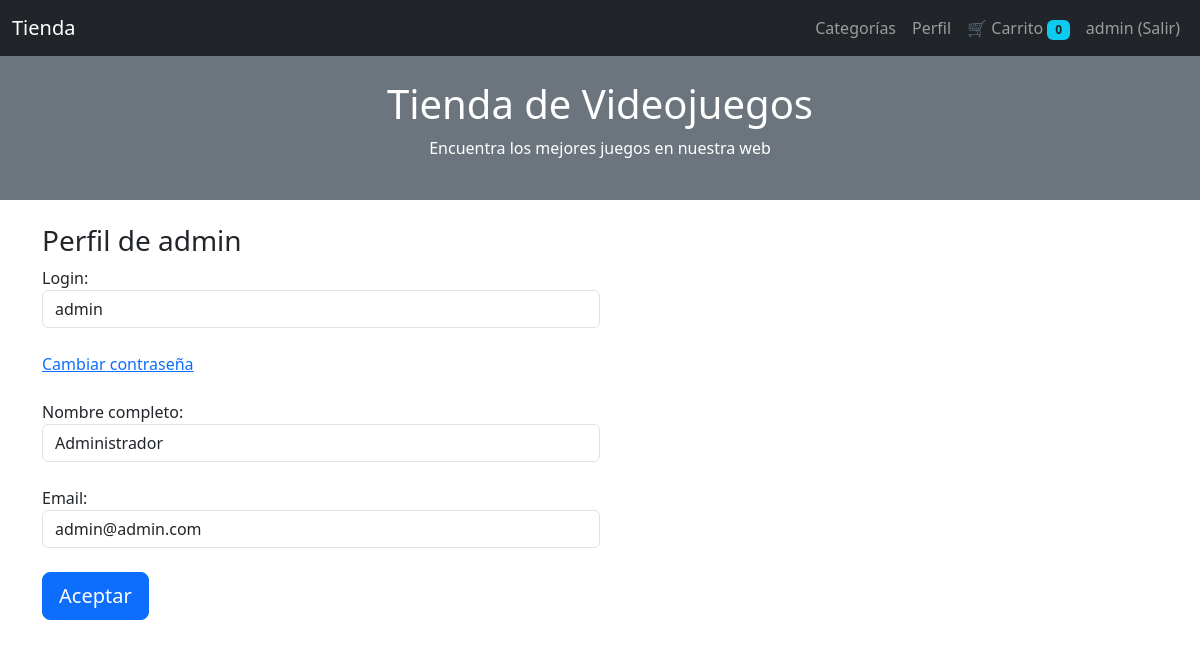
Screenshot of /perfil/admin (signed in) with the database file from the repository.
### aplicacion/models.py (models this page shows, shortened)
class Usuario(db.Model, UserMixin):
    __tablename__ = "usuarios"
    id = db.Column(db.Integer, primary_key=True)
    username = db.Column(db.String(100), nullable=False, unique=True)
    password_hash = db.Column(db.String(255), nullable=False)
    nombre = db.Column(db.String(200), nullable=False)
    email = db.Column(db.String(200), nullable=False, unique=True)
    admin = db.Column(db.Boolean, default=False)
    @property
    def password(self):
        raise AttributeError("password is not a readable attribute")

### aplicacion/app.py (the view)
@app.route("/perfil/<username>", methods=["GET", "POST"])
@login_required
def perfil(username):
    user = Usuario.query.filter_by(username=username).first_or_404()
    if current_user.username != username and not current_user.is_admin():
        abort(404)
    form = formUsuario(obj=user)
    del form.password
    if form.validate_on_submit():
        form.populate_obj(user)
        db.session.commit()
        return redirect(url_for("inicio"))
    return render_template("usuarios_new.html", form=form, perfil=True)

### aplicacion/forms.py
class formUsuario(FlaskForm):
    username = StringField(
        "Login:",
        validators=[DataRequired("Introduce el usuario")]
    )
    password = PasswordField(
        "Password:",
        validators=[DataRequired("Introduce la contraseña")]
    )
    nombre = StringField(
        "Nombre completo:",
        validators=[DataRequired("Introduce el nombre")]
    )
    email = EmailField(
        "Email:",
        validators=[DataRequired("Introduce el email")]
    )
    submit = SubmitField("Aceptar")

### aplicacion/app.py (called while the page is built)
@login_manager.user_loader
def load_user(user_id):
    return Usuario.query.get(int(user_id))

@app.context_processor
def contar_carrito():
    if not current_user.is_authenticated:
        return dict(num_articulos=0)
    try:
        datos = json.loads(request.cookies.get(str(current_user.id)))
        return dict(num_articulos=len(datos))
    except:
        return dict(num_articulos=0)

### aplicacion/templates/usuarios_new.html (shortened to what this page needs)
{% extends "base2.html" %}
{% block contenido %}
<div class="container">
    <div class="col-md-6">
        {% if not perfil %}
            <h3>Registro de usuario</h3>
        {% else %}
            <h3>Perfil de {{ current_user.username }}</h3>
        {% endif %}
        <form class="form-horizontal" method="post">
            <div class="form-group">
                {% if not perfil %}
                    {{ form.username.label() }}
                    {{ form.username(size=100, class="form-control") }}
                {% else %}
                    {{ form.username.label() }}
                    {{ form.username(readonly="readonly", size=100, class="form-control") }}
                {% endif %}
            </div>
            <br>
            <div class="form-group">
                {% if not perfil %}
                    {{ form.password.label() }}
                    {{ form.password(size=100, class="form-control") }}
                {% else %}
                    <a href="{{ url_for('changepassword', username=current_user.username) }}">
                        Cambiar contraseña
                    </a>
                {% endif %}
            </div>
            <br>
            <div class="form-group">
                {{ form.nombre.label() }}
                {{ form.nombre(size=100, class="form-control") }}
            </div>
            <br>
            <div class="form-group">
                {{ form.email.label() }}
                {{ form.email(size=100, class="form-control") }}
            </div>
            <br>
            {{ form.submit(class="btn btn-lg btn-primary btn-block") }}
        </form>
    </div>
</div>
{% endblock %}

### aplicacion/templates/base2.html (shortened to what this page needs)
{% extends "base.html" %}
{% block navbar %}
<nav class="navbar navbar-expand-lg navbar-dark bg-dark">
    <div class="container-fluid">
        <a class="navbar-brand" href="{{ url_for('inicio') }}">Tienda</a>
        <div class="collapse navbar-collapse" id="navbarNav">
            <ul class="navbar-nav ms-auto">
                <li class="nav-item">
                    <a class="nav-link" href="{{ url_for('categorias') }}">Categorías</a>
                </li>
                {% if current_user.is_authenticated %}
                    <li class="nav-item">
                        <a class="nav-link"
                           href="{{ url_for('perfil', username=current_user.username) }}">
                            Perfil
                        </a>
                    </li>
                    <li class="nav-item">
                        <a class="nav-link" href="{{ url_for('carrito') }}">
                            🛒 Carrito
                            <span class="badge bg-info text-dark">
                                {{ num_articulos }}
                            </span>
                        </a>
                    </li>
                    <li class="nav-item">
                        <a class="nav-link" href="{{ url_for('logout') }}">
                            {{ current_user.username }} (Salir)
                        </a>
                    </li>
                {% endif %}
            </ul>
        </div>
    </div>
</nav>
<div class="bg-secondary text-white p-4 text-center">
    <h1>Tienda de Videojuegos</h1>
    <p>Encuentra los mejores juegos en nuestra web</p>
</div>
{% endblock %}
{% block content %}
<div class="container-fluid mt-4">
    {% block contenido %}{% endblock %}
</div>
{% endblock %}

### rows the page displays
Usuario: username "admin", nombre "Administrador", email "admin@admin.com"

### other values shown
{{ num_articulos }} "0"
